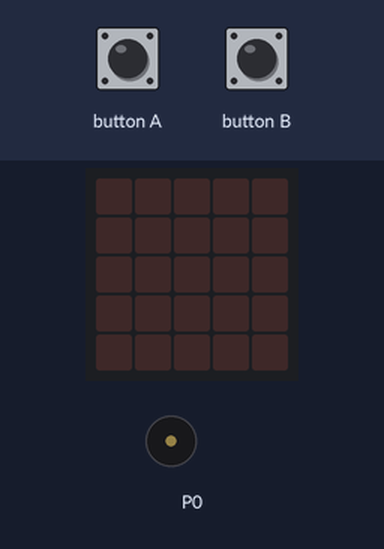
A program run on a simulated BBC micro:bit (MakeCode). Shown: the board's 5×5 LED display, buzzer (waves = sounding). The test bench sets the inputs (shaded band).

Above: at 1.2 s.
1.3 s: button A pressed for 0.15 s
At 2.0 s:
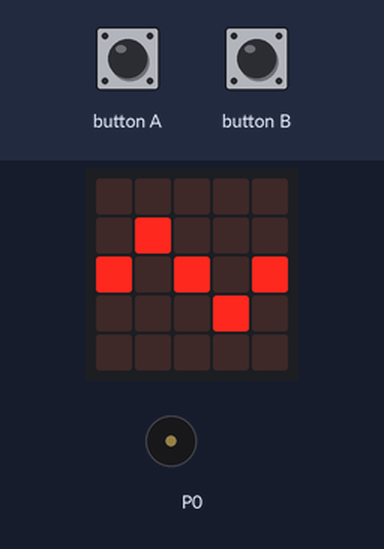
4.4 s: button B pressed for 0.15 s
At 4.9 s:
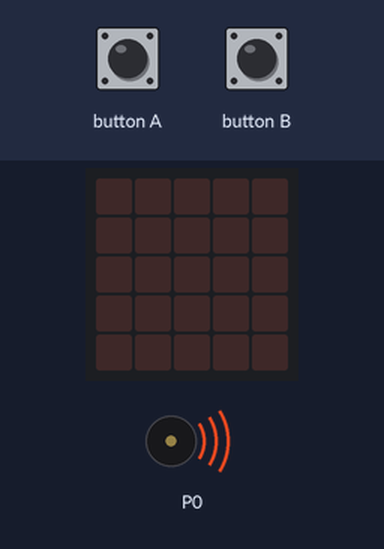
7.5 s: button A pressed for 0.15 s
At 8.72 s:
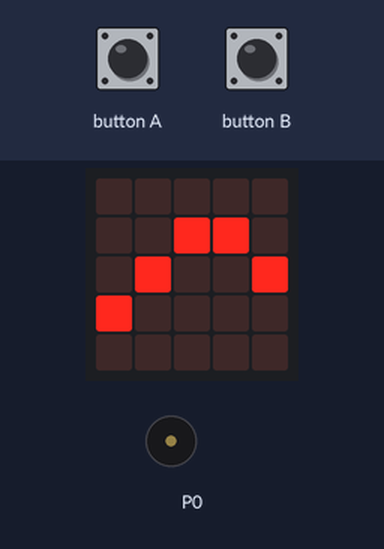
Timing chart, 0 to 10.5 s (numbered marks = the images above; inputs shaded):
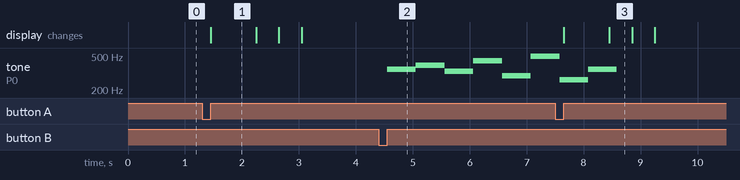

The program:

main.ts
```typescript
input.onButtonPressed(Button.A, function () {
    basic.showLeds(`
        . . . . .
        . # . . .
        # . # . #
        . . . # .
        . . . . .
        `)
    basic.showLeds(`
        . . . . .
        . # . . .
        # . # . #
        . . . # .
        . . . . .
        `)
    basic.showLeds(`
        . . . . .
        . . # # .
        . # . . #
        # . . . .
        . . . . .
        `)
    basic.showLeds(`
        . . . . .
        . # . . .
        # . # . #
        . . . # .
        . . . . .
        `)
    basic.showLeds(`
        . . . . .
        . . . . .
        . . . . .
        . . . . .
        . . . . .
        `)
})
input.onButtonPressed(Button.B, function () {
    music.playMelody("F G E A D B C F ", 120)
})
```

test.ts
```typescript
// test ender her, dette bliver ikke kompileret, når denne pakke bruges som en udvidelse.
```

Measured:
- after the input at 1.3 s, the display: changes after 0.15 s (image 1)
- after the input at 4.4 s, tone on P0: plays 349 Hz for 0.51 s, 392 Hz for 0.51 s, 330 Hz for 0.51 s, 440 Hz for 0.51 s, 294 Hz for 0.51 s, 494 Hz for 0.42 s, starting after 0.15 s
- after the input at 7.5 s, the display: first changes after 0.15 s (image 3 shows a later state)
- what the display in image 1 shows lasts 0.8 s, from 1.5 s to 2.3 s
- what the display in image 3 shows lasts 0.4 s, from 8.5 s to 8.9 s
